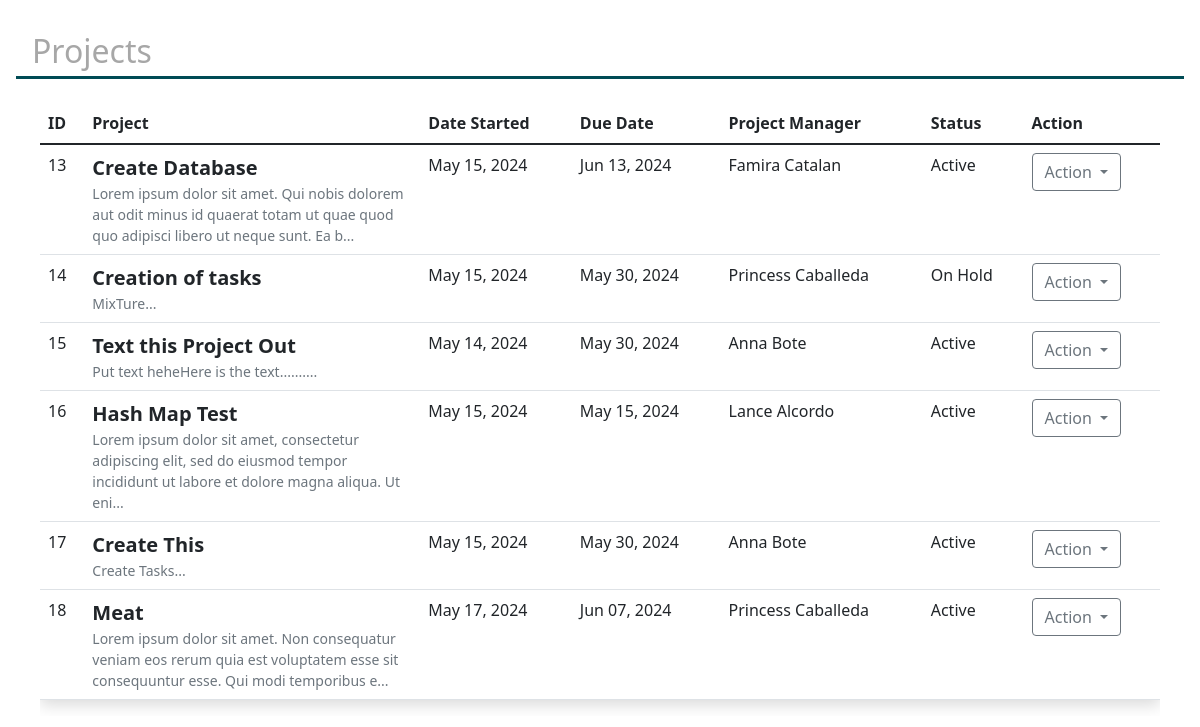
The app's page /containers/projects.php, older data.
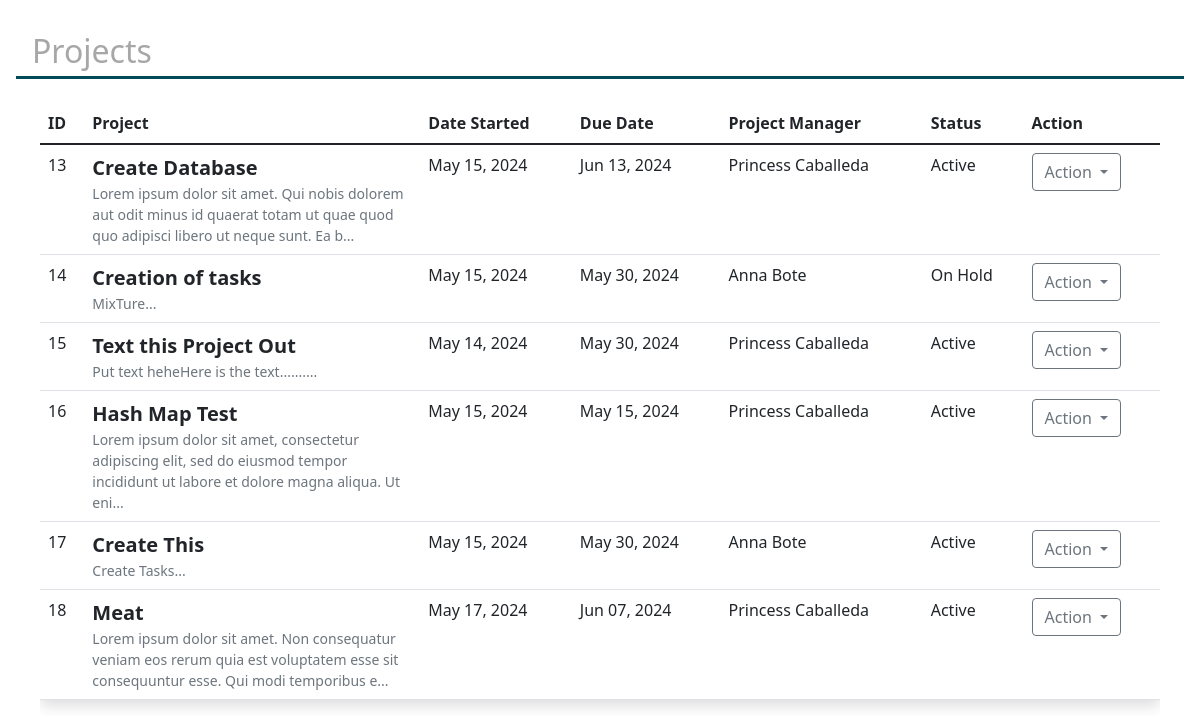
The same page, newer data.
### tables this page shows
CREATE TABLE `projects` (
  `project_id` int(6) NOT NULL,
  `project_name` varchar(50) NOT NULL,
  `start_date` date NOT NULL,
  `end_date` date NOT NULL,
  `project_manager` int(6) DEFAULT NULL,
  `project_status` enum('Active','Completed','On Hold') NOT NULL,
  `proj_description` mediumtext DEFAULT NULL
);

### containers/projects.php (the view, shortened to what this page needs)
<!DOCTYPE html>
<html lang="en">
<head>
    <link rel="stylesheet" href="styles/dashboard.css">
    <link href="https://maxcdn.bootstrapcdn.com/bootstrap/5.1.3/css/bootstrap.min.css" rel="stylesheet">
</head>
<body>
    <div class="body p-3">
        <section class="pageTitle1 p-3">
            <h2>Projects</h2>
        </section>
        <div class="separator"></div>
        <section class="p-4">
            <div class="table-responsive">
                <table class="table datatable">
                    <thead class="thead-dark">
                        <tr>
                            <th scope="col">ID</th>
                            <th scope="col" class="project-column">Project</th>
                            <th scope="col">Date Started</th>
                            <th scope="col">Due Date</th>
                            <th scope="col">Project Manager</th>
                            <th scope="col">Status</th>
                            <th scope="col">Action</th>
                        </tr>
                    </thead>
                    <tbody id="addData">
                        <?php
                        include "dbConnect.php";
                        $sql = "SELECT p.project_id, p.project_name, p.start_date, p.end_date,
                                   CONCAT(e.empl_firstname, ' ', e.empl_lastname) AS project_manager_name,
                                   p.project_status, p.proj_description
                                FROM projects p
                                INNER JOIN employees e ON p.project_manager = e.emp_id";
                        $result = mysqli_query($conn, $sql);
                        if (mysqli_num_rows($result) > 0) {
                            while ($row = mysqli_fetch_assoc($result)) {
                                $content = base64_decode($row['proj_description']);
                                $plainTextContent = strip_tags($content);
                                $shortContent = substr($plainTextContent, 0, 130) . '...';
                                echo "<tr>";
                                echo "<td>" . $row['project_id'] . "</td>";
                                echo "<td class='project-column'><div><div class='fw-bold fs-5'>" . $row['project_name'] . "</div>
                                    <div class='text-wrap text-muted small'>" . $shortContent . "</div>
                                    </div></td>";
                                echo "<td>" . date('M d, Y', strtotime($row['start_date'])) . "</td>";
                                echo "<td>" . date('M d, Y', strtotime($row['end_date'])) . "</td>";
                                echo "<td>" . $row['project_manager_name'] . "</td>";
                                echo "<td>" . $row['project_status'] . "</td>";
                                echo "<td><div class='btn-group'>
                                <button type='button' class='btn btn-outline-secondary dropdown-toggle' data-bs-toggle='dropdown' aria-expanded='false'>
                                  Action
                                </button>
                                <ul class='dropdown-menu'>
                                  <li><a id = 'projviewbtn' class='projviewbtn dropdown-item' href='?page=viewproject&id=" . base64_encode($row['project_id']) . "' data-projId=" . $row['project_id'] . ">View</a></li>
                                  <li><hr class='dropdown-divider'></li>
                                  <li><a id = 'projeditbtn'  class='projeditbtn dropdown-item' href='#' data-projId=" . $row['project_id'] . ">Edit</a></li>
                                </ul>
                              </div>
                                  </td>";
                                echo "</tr>";
                            }
                        } else {
                            echo "<tr><td colspan='7'>No projects found</td></tr>";
                        }
                        ?>
                    </tbody>
                </table>
            </div>
        </section>
    </div>
</body>
</html>

### styles/dashboard.css (style rules this page uses)
.separator { border-bottom: 3px solid #004b55; padding-bottom: 5px; }
h2 { color: #a7a7a7; }
.body .pageTitle1 h2 { margin-bottom: -15px; }
.table { box-shadow: rgba(0, 0, 0, 0.15) 0px 5px 15px 0px; }
.project-column { width: 30%; word-break: break-word; }
.text-wrap { word-break: break-word; white-space: normal; }

Row changes from the older to the newer data that the page shows:
changed projects "Create Database": project_manager_name "Famira Catalan" → "Princess Caballeda"
changed projects "Creation of tasks": project_manager_name "Princess Caballeda" → "Anna Bote"
changed projects "Text this Project Out": project_manager_name "Anna Bote" → "Princess Caballeda"
changed projects "Hash Map Test": project_manager_name "Lance Alcordo" → "Princess Caballeda"
